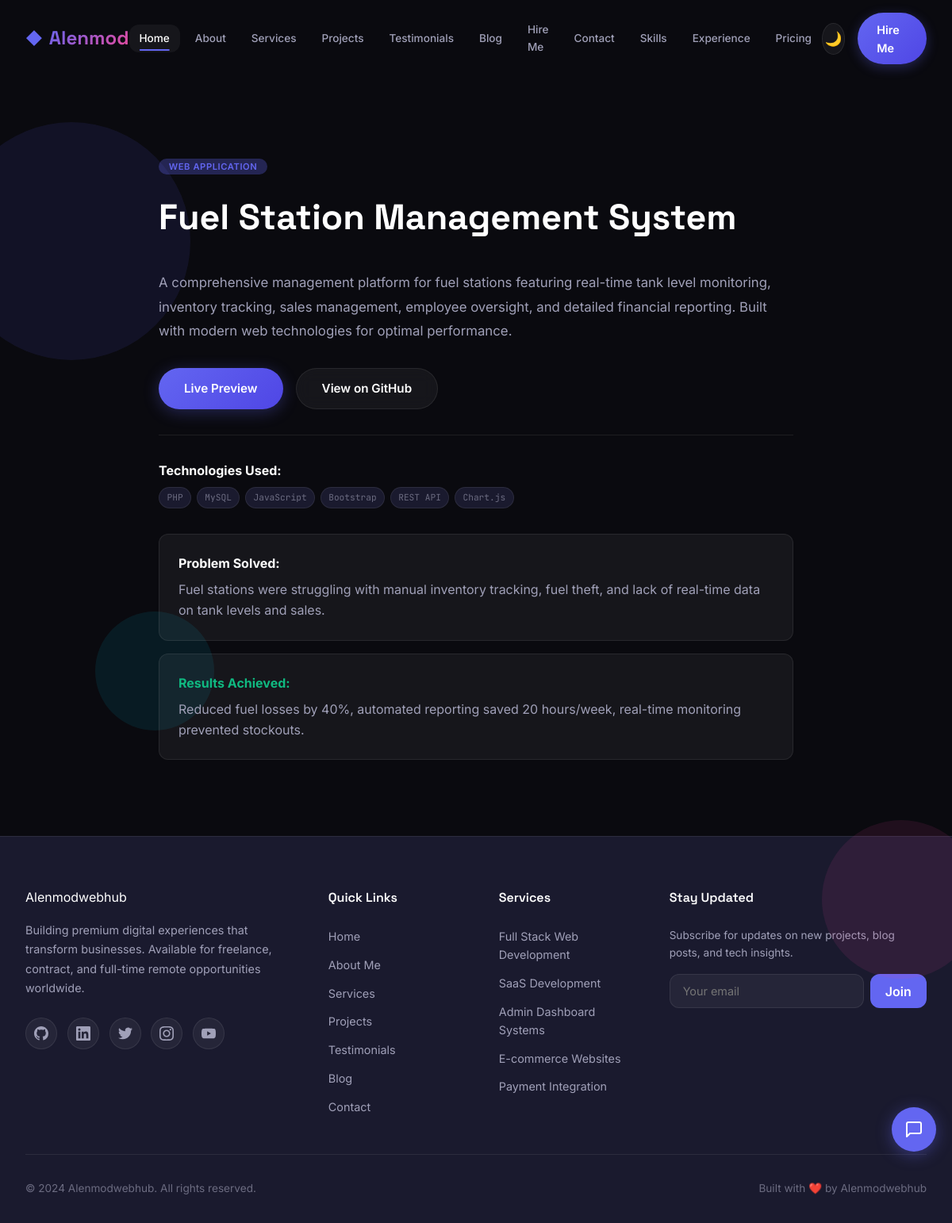
/project.php?slug=fuel-station-management-system, run on the app's committed database.
### tables this page shows
CREATE TABLE nav_items (
    id INT AUTO_INCREMENT PRIMARY KEY,
    label VARCHAR(100) NOT NULL,
    url VARCHAR(255) NOT NULL DEFAULT '#',
    icon VARCHAR(50) DEFAULT NULL,
    parent_id INT DEFAULT NULL,
    location ENUM('header','footer','both') DEFAULT 'header',
    target ENUM('_self','_blank') DEFAULT '_self',
    sort_order INT DEFAULT 0,
    status ENUM('active','inactive') DEFAULT 'active',
    created_at TIMESTAMP DEFAULT CURRENT_TIMESTAMP,
    updated_at TIMESTAMP DEFAULT CURRENT_TIMESTAMP ON UPDATE CURRENT_TIMESTAMP,
    FOREIGN KEY (parent_id) REFERENCES nav_items(id) ON DELETE SET NULL
);

CREATE TABLE projects (
    id INT AUTO_INCREMENT PRIMARY KEY,
    title VARCHAR(200) NOT NULL,
    slug VARCHAR(200) NOT NULL UNIQUE,
    description TEXT,
    content TEXT,
    category VARCHAR(100) DEFAULT NULL,
    technologies TEXT,
    live_url VARCHAR(255) DEFAULT NULL,
    github_url VARCHAR(255) DEFAULT NULL,
    image VARCHAR(255) DEFAULT NULL,
    images TEXT DEFAULT NULL,
    featured BOOLEAN DEFAULT FALSE,
    problem_solved TEXT DEFAULT NULL,
    results TEXT DEFAULT NULL,
    sort_order INT DEFAULT 0,
    status ENUM('published','draft') DEFAULT 'published',
    created_at TIMESTAMP DEFAULT CURRENT_TIMESTAMP,
    updated_at TIMESTAMP DEFAULT CURRENT_TIMESTAMP ON UPDATE CURRENT_TIMESTAMP
);

CREATE TABLE services (
    id INT AUTO_INCREMENT PRIMARY KEY,
    title VARCHAR(200) NOT NULL,
    slug VARCHAR(200) NOT NULL UNIQUE,
    description TEXT,
    icon VARCHAR(100) DEFAULT 'code',
    features TEXT DEFAULT NULL,
    price DECIMAL(10,2) DEFAULT NULL,
    price_label VARCHAR(100) DEFAULT NULL,
    sort_order INT DEFAULT 0,
    status ENUM('active','inactive') DEFAULT 'active',
    created_at TIMESTAMP DEFAULT CURRENT_TIMESTAMP,
    updated_at TIMESTAMP DEFAULT CURRENT_TIMESTAMP ON UPDATE CURRENT_TIMESTAMP
);

### includes/functions.php (called while the page is built, shortened)
<?php
function getAllSettings() {
    static $cached = null;
    if ($cached !== null) return $cached;
    $db = getDB();
    try {
        $stmt = $db->query("SELECT setting_key, setting_value FROM site_settings");
        $cached = [];
        while ($row = $stmt->fetch()) {
            $cached[$row['setting_key']] = $row['setting_value'];
        }
        return $cached;
    } catch (PDOException $e) {
        error_log("Error fetching settings: " . $e->getMessage());
        return [];
    }
}
function getProject($slug) {
    $db = getDB();
    try {
        $stmt = $db->prepare("SELECT * FROM projects WHERE slug = ? AND status = 'published'");
        $stmt->execute([$slug]);
        return $stmt->fetch();
    } catch (PDOException $e) {
        error_log("Error fetching project: " . $e->getMessage());
        return null;
    }
}
function getServices() {
    $db = getDB();
    try {
        $stmt = $db->query("SELECT * FROM services WHERE status = 'active' ORDER BY sort_order ASC");
        return $stmt->fetchAll();
    } catch (PDOException $e) {
        error_log("Error fetching services: " . $e->getMessage());
        return [];
    }
}
function getNavItems($location = 'header') {
    $db = getDB();
    try {
        $stmt = $db->prepare("SELECT * FROM nav_items WHERE status = 'active' AND (location = ? OR location = 'both') ORDER BY sort_order ASC");
        $stmt->execute([$location]);
        return $stmt->fetchAll();
    } catch (PDOException $e) {
        error_log("Error fetching nav items: " . $e->getMessage());
        return [];
    }
}

### project.php (the view, shortened to what this page needs)
<?php
require_once __DIR__ . '/includes/functions.php';
$slug = $_GET['slug'] ?? '';
$project = $slug ? getProject($slug) : null;
$settings = getAllSettings();
$techs = json_decode($project['technologies'], true) ?? [];
include __DIR__ . '/partials/header.php';
?>
<main style="padding-top: 100px; min-height: 80vh;">
    <div class="section">
        <div class="section-inner" style="max-width: 800px;">
            <article>
                <div style="margin-bottom: 2rem;">
                    <span class="blog-card-category"><?php echo htmlspecialchars($project['category'] ?? 'Web Application'); ?></span>
                    <h1 style="font-family: var(--font-display); font-size: clamp(1.8rem, 4vw, 2.8rem); font-weight: 700; margin: 1rem 0;"><?php echo htmlspecialchars($project['title']); ?></h1>
                </div>
                <div style="font-size: 1.05rem; line-height: 1.8; color: var(--text-secondary);">
                    <p><?php echo nl2br(htmlspecialchars($project['description'])); ?></p>
                </div>
                <div style="display: flex; gap: 1rem; flex-wrap: wrap; margin-top: 2rem;">
                    <?php if ($project['live_url']): ?>
                    <a href="<?php echo htmlspecialchars($project['live_url']); ?>" class="btn btn-primary" target="_blank" rel="noopener">Live Preview</a>
                    <?php endif; ?>
                    <?php if ($project['github_url']): ?>
                    <a href="<?php echo htmlspecialchars($project['github_url']); ?>" class="btn btn-secondary" target="_blank" rel="noopener">View on GitHub</a>
                    <?php endif; ?>
                </div>
                <?php if (count($techs) > 0): ?>
                <div style="margin-top: 2rem; padding-top: 2rem; border-top: 1px solid var(--border-glass);">
                    <strong style="color: var(--text-primary);">Technologies Used:</strong>
                    <div class="project-card-tags" style="margin-top: 0.5rem;">
                        <?php foreach ($techs as $tech): ?>
                        <span class="project-tag"><?php echo htmlspecialchars($tech); ?></span>
                        <?php endforeach; ?>
                    </div>
                </div>
                <?php endif; ?>
                <?php if ($project['problem_solved']): ?>
                <div style="margin-top: 2rem; padding: 1.5rem; background: var(--bg-glass); border: 1px solid var(--border-glass); border-radius: var(--radius-md);">
                    <strong style="color: var(--text-primary);">Problem Solved:</strong>
                    <p style="color: var(--text-secondary); margin-top: 0.5rem;"><?php echo nl2br(htmlspecialchars($project['problem_solved'])); ?></p>
                </div>
                <?php endif; ?>
                <?php if ($project['results']): ?>
                <div style="margin-top: 1rem; padding: 1.5rem; background: var(--bg-glass); border: 1px solid var(--border-glass); border-radius: var(--radius-md);">
                    <strong style="color: var(--success);">Results Achieved:</strong>
                    <p style="color: var(--text-secondary); margin-top: 0.5rem;"><?php echo nl2br(htmlspecialchars($project['results'])); ?></p>
                </div>
                <?php endif; ?>
            </article>
        </div>
    </div>
</main>
<?php include __DIR__ . '/partials/footer.php'; ?>

### partials/header.php (shortened to what this page needs)
<?php
$theme = $_COOKIE['theme'] ?? 'dark';
?>
<!DOCTYPE html>
<html lang="en" class="<?php echo $theme === 'light' ? 'light' : 'dark'; ?>">
<head>
    <link rel="stylesheet" href="<?php echo BASE_URL; ?>/assets/css/style.css">
</head>
<body>
    <div class="floating-elements">
        <div class="floating-shape"></div>
        <div class="floating-shape"></div>
    </div>
    <nav class="navbar" role="navigation" aria-label="Main navigation">
        <div class="navbar-inner">
            <a href="#hero" class="nav-logo">
                <span class="nav-logo-icon">&#x25C6;</span>
                <span class="nav-logo-text">Alenmod</span>
            </a>
            <div class="nav-links">
                <?php
                $headerNav = getNavItems('header');
                ?>
                <?php foreach ($headerNav as $i => $nav):
                    $label = htmlspecialchars($nav['label']);
                ?>
                <a href="<?php echo htmlspecialchars($nav['url']); ?>" class="nav-link <?php echo $i === 0 ? 'active' : ''; ?>" <?php echo $nav['target'] === '_blank' ? 'target="_blank"' : ''; ?>>
                    <?php echo $label; ?>
                </a>
                <?php endforeach; ?>
            </div>
            <div class="nav-actions">
                <button class="theme-toggle" aria-label="Toggle theme">
                    <span class="theme-icon">🌙</span>
                </button>
                <a href="#hire" class="nav-hire-btn">Hire Me</a>
            </div>
        </div>
    </nav>

### partials/footer.php (shortened to what this page needs)
<?php
$settings = getAllSettings();
$footerText = $settings['footer_text'] ?? 'Building premium digital experiences.';
$copyright = $settings['copyright_text'] ?? '© 2024 Alenmodwebhub. All rights reserved.';
$github = $settings['github_url'] ?? '#';
$linkedin = $settings['linkedin_url'] ?? '#';
$twitter = $settings['twitter_url'] ?? '#';
$instagram = $settings['instagram_url'] ?? '#';
$youtube = $settings['youtube_url'] ?? '#';
?>
    <footer class="footer" id="footer">
        <div class="footer-grid">
            <div>
                <a href="#hero" class="nav-logo">Alenmodwebhub</a>
                <p class="footer-brand-desc"><?php echo htmlspecialchars($footerText); ?></p>
                <div class="footer-social">
                    <a href="<?php echo htmlspecialchars($github); ?>" class="footer-social-link" target="_blank" rel="noopener" aria-label="GitHub">
                    </a>
                    <a href="<?php echo htmlspecialchars($linkedin); ?>" class="footer-social-link" target="_blank" rel="noopener" aria-label="LinkedIn">
                    </a>
                    <a href="<?php echo htmlspecialchars($twitter); ?>" class="footer-social-link" target="_blank" rel="noopener" aria-label="Twitter">
                    </a>
                    <a href="<?php echo htmlspecialchars($instagram); ?>" class="footer-social-link" target="_blank" rel="noopener" aria-label="Instagram">
                    </a>
                    <a href="<?php echo htmlspecialchars($youtube); ?>" class="footer-social-link" target="_blank" rel="noopener" aria-label="YouTube">
                    </a>
                </div>
            </div>
            <div>
                <h4 class="footer-heading">Quick Links</h4>
                <div class="footer-links">
                    <a href="#hero" class="footer-link">Home</a>
                    <a href="#about" class="footer-link">About Me</a>
                    <a href="#services" class="footer-link">Services</a>
                    <a href="#projects" class="footer-link">Projects</a>
                    <a href="#testimonials" class="footer-link">Testimonials</a>
                    <a href="#blog" class="footer-link">Blog</a>
                    <a href="#contact" class="footer-link">Contact</a>
                </div>
            </div>
            <div>
                <h4 class="footer-heading">Services</h4>
                <div class="footer-links">
                    <?php
                    $footerServices = getServices();
                    $count = 0;
                    foreach ($footerServices as $svc):
                        if ($count >= 5) break;
                        $count++;
                    ?>
                    <a href="#services" class="footer-link"><?php echo htmlspecialchars($svc['title']); ?></a>
                    <?php endforeach; ?>
                </div>
            </div>
            <div>
                <h4 class="footer-heading">Stay Updated</h4>
                <p style="color: var(--text-secondary); font-size: 0.85rem; margin-bottom: 1rem; line-height: 1.6;">
                    Subscribe for updates on new projects, blog posts, and tech insights.
                </p>
                <form id="newsletterForm" class="footer-newsletter">
                    <input type="email" name="email" placeholder="Your email" required>
                    <button type="submit">Join</button>
                </form>
            </div>
        </div>
        <div class="footer-bottom">
            <span><?php echo htmlspecialchars($copyright); ?></span>
            <span>Built with ❤️ by Alenmodwebhub</span>
        </div>
    </footer>
    <div class="chat-widget" id="chatWidget">
        <button class="chat-toggle" id="chatToggle" aria-label="Open chat">
            <svg class="chat-icon-open" width="24" height="24" viewBox="0 0 24 24" fill="none" stroke="currentColor" stroke-width="2" stroke-linecap="round" stroke-linejoin="round"><path d="M21 15a2 2 0 0 1-2 2H7l-4 4V5a2 2 0 0 1 2-2h14a2 2 0 0 1 2 2z"></path></svg>
        </button>
    </div>
</body>
</html>

### partials/footer.php (style rules this page uses)
.chat-widget { position:fixed; bottom:90px; right:20px; z-index:9999; display:flex; flex-direction:column; align-items:flex-end; }
.chat-toggle { width:56px; height:56px; border-radius:50%; border:none; background:#6366f1; color:white; cursor:pointer; display:flex; align-items:center; justify-content:center; box-shadow:0 4px 20px rgba(99,102,241,0.4); transition:all 0.3s ease; }

### data on the page
nav_items: label "Home"
nav_items: label "About"
nav_items: label "Services"
nav_items: label "Projects"
nav_items: label "Testimonials"
nav_items: label "Blog"
nav_items: label "Hire Me"
nav_items: label "Contact"
nav_items: label "Skills"
nav_items: label "Experience"
nav_items: label "Pricing"
projects: category "WEB APPLICATION", title "Fuel Station Management System", description "A comprehensive management platform for fuel stations featuring real-time tank level monitoring, inventory tracking, sales management, employee oversight, and detailed financial reporting. Built with modern web technologies for optimal performance.", technologies "PHP", technologies "MySQL", technologies "JavaScript", technologies "Bootstrap", technologies "REST API", technologies "Chart.js", problem_solved "Fuel stations were struggling with manual inventory tracking, fuel theft, and lack of real-time data on tank levels and sales.", results "Reduced fuel losses by 40%, automated reporting saved 20 hours/week, real-time monitoring prevented stockouts."
services: title "Full Stack Web Development"
services: title "SaaS Development"
services: title "Admin Dashboard Systems"
services: title "E-commerce Websites"
services: title "Payment Integration"

### other printed values
$footerText "Building premium digital experiences that transform businesses. Available for freelance, contract, and full-time remote opportunities worldwide."
$copyright "© 2024 Alenmodwebhub. All rights reserved."
